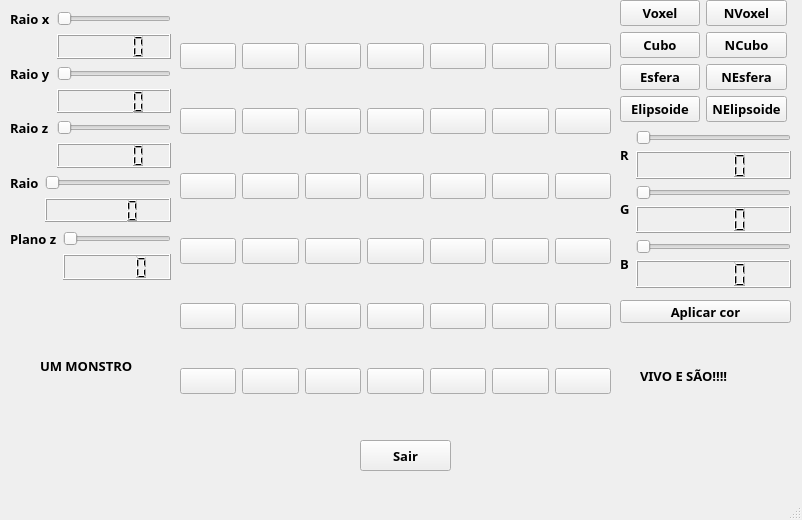
<?xml version="1.0" encoding="UTF-8"?>
<ui version="4.0">
 <class>MainWindow</class>
 <widget class="QMainWindow" name="MainWindow">
  <property name="geometry">
   <rect>
    <x>0</x>
    <y>0</y>
    <width>802</width>
    <height>520</height>
   </rect>
  </property>
  <property name="font">
   <font>
    <family>Arial Black</family>
    <pointsize>10</pointsize>
    <weight>75</weight>
    <bold>true</bold>
   </font>
  </property>
  <property name="windowTitle">
   <string>MainWindow</string>
  </property>
  <widget class="QWidget" name="centralwidget">
   <widget class="QPushButton" name="ButtonQuit">
    <property name="geometry">
     <rect>
      <x>360</x>
      <y>440</y>
      <width>91</width>
      <height>31</height>
     </rect>
    </property>
    <property name="text">
     <string>Sair</string>
    </property>
   </widget>
   <widget class="QPushButton" name="ButtonCor">
    <property name="geometry">
     <rect>
      <x>620</x>
      <y>300</y>
      <width>171</width>
      <height>23</height>
     </rect>
    </property>
    <property name="text">
     <string>Aplicar cor</string>
    </property>
   </widget>
   <widget class="QWidget" name="layoutWidget">
    <property name="geometry">
     <rect>
      <x>620</x>
      <y>0</y>
      <width>167</width>
      <height>124</height>
     </rect>
    </property>
    <layout class="QGridLayout" name="gridLayout">
     <item row="1" column="0">
      <widget class="QPushButton" name="Bcubo">
       <property name="text">
        <string>Cubo</string>
       </property>
      </widget>
     </item>
     <item row="1" column="1" colspan="2">
      <widget class="QPushButton" name="BNcubo">
       <property name="text">
        <string>NCubo</string>
       </property>
      </widget>
     </item>
     <item row="2" column="0">
      <widget class="QPushButton" name="Besfera">
       <property name="text">
        <string>Esfera</string>
       </property>
      </widget>
     </item>
     <item row="2" column="1" colspan="2">
      <widget class="QPushButton" name="BNesfera">
       <property name="text">
        <string>NEsfera</string>
       </property>
      </widget>
     </item>
     <item row="3" column="0">
      <widget class="QPushButton" name="Belipsoide">
       <property name="text">
        <string>Elipsoide</string>
       </property>
      </widget>
     </item>
     <item row="3" column="1" colspan="2">
      <widget class="QPushButton" name="BNelipsoide">
       <property name="text">
        <string>NElipsoide</string>
       </property>
      </widget>
     </item>
     <item row="0" column="0">
      <widget class="QPushButton" name="Bvoxel">
       <property name="text">
        <string>Voxel</string>
       </property>
      </widget>
     </item>
     <item row="0" column="1" colspan="2">
      <widget class="QPushButton" name="BNvoxel">
       <property name="text">
        <string>NVoxel</string>
       </property>
      </widget>
     </item>
    </layout>
   </widget>
   <widget class="QWidget" name="layoutWidget">
    <property name="geometry">
     <rect>
      <x>620</x>
      <y>130</y>
      <width>171</width>
      <height>158</height>
     </rect>
    </property>
    <layout class="QGridLayout" name="gridLayout_2">
     <item row="0" column="1">
      <widget class="QSlider" name="SliderR">
       <property name="minimum">
        <number>1</number>
       </property>
       <property name="maximum">
        <number>100</number>
       </property>
       <property name="orientation">
        <enum>Qt::Horizontal</enum>
       </property>
      </widget>
     </item>
     <item row="1" column="1">
      <widget class="QLCDNumber" name="lcdNumber"/>
     </item>
     <item row="2" column="0" rowspan="2">
      <widget class="QLabel" name="labelG">
       <property name="text">
        <string>G</string>
       </property>
      </widget>
     </item>
     <item row="2" column="1">
      <widget class="QSlider" name="SliderG">
       <property name="minimum">
        <number>1</number>
       </property>
       <property name="maximum">
        <number>100</number>
       </property>
       <property name="orientation">
        <enum>Qt::Horizontal</enum>
       </property>
      </widget>
     </item>
     <item row="3" column="1">
      <widget class="QLCDNumber" name="lcdNumber_2"/>
     </item>
     <item row="4" column="1">
      <widget class="QSlider" name="SliderB">
       <property name="minimum">
        <number>1</number>
       </property>
       <property name="maximum">
        <number>100</number>
       </property>
       <property name="orientation">
        <enum>Qt::Horizontal</enum>
       </property>
      </widget>
     </item>
     <item row="5" column="1">
      <widget class="QLCDNumber" name="lcdNumber_3"/>
     </item>
     <item row="0" column="0" rowspan="2">
      <widget class="QLabel" name="labelR">
       <property name="text">
        <string>R</string>
       </property>
      </widget>
     </item>
     <item row="4" column="0" rowspan="2">
      <widget class="QLabel" name="labelB">
       <property name="text">
        <string>B</string>
       </property>
      </widget>
     </item>
    </layout>
   </widget>
   <widget class="QWidget" name="layoutWidget">
    <property name="geometry">
     <rect>
      <x>10</x>
      <y>10</y>
      <width>161</width>
      <height>212</height>
     </rect>
    </property>
    <layout class="QGridLayout" name="gridLayout_3">
     <item row="0" column="2">
      <widget class="QSlider" name="SliderX">
       <property name="minimum">
        <number>1</number>
       </property>
       <property name="maximum">
        <number>7</number>
       </property>
       <property name="orientation">
        <enum>Qt::Horizontal</enum>
       </property>
      </widget>
     </item>
     <item row="1" column="2">
      <widget class="QLCDNumber" name="lcdNumber_4"/>
     </item>
     <item row="2" column="0" colspan="2">
      <widget class="QLabel" name="labelG_2">
       <property name="text">
        <string>Raio y</string>
       </property>
      </widget>
     </item>
     <item row="2" column="2">
      <widget class="QSlider" name="SliderY">
       <property name="minimum">
        <number>1</number>
       </property>
       <property name="maximum">
        <number>7</number>
       </property>
       <property name="orientation">
        <enum>Qt::Horizontal</enum>
       </property>
      </widget>
     </item>
     <item row="3" column="2">
      <widget class="QLCDNumber" name="lcdNumber_5"/>
     </item>
     <item row="4" column="0" colspan="2">
      <widget class="QLabel" name="labelB_2">
       <property name="text">
        <string>Raio z</string>
       </property>
      </widget>
     </item>
     <item row="4" column="2">
      <widget class="QSlider" name="SliderZ">
       <property name="minimum">
        <number>1</number>
       </property>
       <property name="maximum">
        <number>7</number>
       </property>
       <property name="orientation">
        <enum>Qt::Horizontal</enum>
       </property>
      </widget>
     </item>
     <item row="5" column="2">
      <widget class="QLCDNumber" name="lcdNumber_6"/>
     </item>
     <item row="6" column="0">
      <widget class="QLabel" name="labelB_3">
       <property name="text">
        <string>Raio</string>
       </property>
      </widget>
     </item>
     <item row="6" column="1" colspan="2">
      <widget class="QSlider" name="SliderR2">
       <property name="minimum">
        <number>1</number>
       </property>
       <property name="maximum">
        <number>7</number>
       </property>
       <property name="orientation">
        <enum>Qt::Horizontal</enum>
       </property>
      </widget>
     </item>
     <item row="7" column="1" colspan="2">
      <widget class="QLCDNumber" name="lcdNumber_7"/>
     </item>
     <item row="0" column="0" colspan="2">
      <widget class="QLabel" name="labelR_2">
       <property name="text">
        <string>Raio x</string>
       </property>
      </widget>
     </item>
    </layout>
   </widget>
   <widget class="QWidget" name="layoutWidget">
    <property name="geometry">
     <rect>
      <x>10</x>
      <y>230</y>
      <width>161</width>
      <height>50</height>
     </rect>
    </property>
    <layout class="QGridLayout" name="gridLayout_4">
     <item row="0" column="0">
      <widget class="QLabel" name="labelR_3">
       <property name="text">
        <string>Plano z</string>
       </property>
      </widget>
     </item>
     <item row="0" column="1">
      <widget class="QSlider" name="SliderPZ">
       <property name="minimum">
        <number>1</number>
       </property>
       <property name="maximum">
        <number>7</number>
       </property>
       <property name="orientation">
        <enum>Qt::Horizontal</enum>
       </property>
      </widget>
     </item>
     <item row="1" column="1">
      <widget class="QLCDNumber" name="lcdNumber_8"/>
     </item>
    </layout>
   </widget>
   <widget class="QWidget" name="layoutWidget">
    <property name="geometry">
     <rect>
      <x>180</x>
      <y>10</y>
      <width>431</width>
      <height>421</height>
     </rect>
    </property>
    <layout class="QGridLayout" name="gridLayout_5">
     <item row="0" column="0">
      <widget class="QPushButton" name="b1">
       <property name="text">
        <string/>
       </property>
      </widget>
     </item>
     <item row="0" column="1">
      <widget class="QPushButton" name="b2">
       <property name="text">
        <string/>
       </property>
      </widget>
     </item>
     <item row="1" column="3">
      <widget class="QPushButton" name="b11">
       <property name="text">
        <string/>
       </property>
      </widget>
     </item>
     <item row="2" column="4">
      <widget class="QPushButton" name="b19">
       <property name="text">
        <string/>
       </property>
      </widget>
     </item>
     <item row="4" column="1">
      <widget class="QPushButton" name="b30">
       <property name="text">
        <string/>
       </property>
      </widget>
     </item>
     <item row="1" column="2">
      <widget class="QPushButton" name="b10">
       <property name="text">
        <string/>
       </property>
      </widget>
     </item>
     <item row="1" column="6">
      <widget class="QPushButton" name="b14">
       <property name="text">
        <string/>
       </property>
      </widget>
     </item>
     <item row="5" column="0">
      <widget class="QPushButton" name="b36">
       <property name="text">
        <string/>
       </property>
      </widget>
     </item>
     <item row="3" column="2">
      <widget class="QPushButton" name="b24">
       <property name="text">
        <string/>
       </property>
      </widget>
     </item>
     <item row="1" column="1">
      <widget class="QPushButton" name="b9">
       <property name="text">
        <string/>
       </property>
      </widget>
     </item>
     <item row="0" column="4">
      <widget class="QPushButton" name="b5">
       <property name="text">
        <string/>
       </property>
      </widget>
     </item>
     <item row="2" column="3">
      <widget class="QPushButton" name="b18">
       <property name="text">
        <string/>
       </property>
      </widget>
     </item>
     <item row="2" column="5">
      <widget class="QPushButton" name="b20">
       <property name="text">
        <string/>
       </property>
      </widget>
     </item>
     <item row="3" column="5">
      <widget class="QPushButton" name="b27">
       <property name="text">
        <string/>
       </property>
      </widget>
     </item>
     <item row="5" column="3">
      <widget class="QPushButton" name="b39">
       <property name="text">
        <string/>
       </property>
      </widget>
     </item>
     <item row="1" column="0">
      <widget class="QPushButton" name="b8">
       <property name="text">
        <string/>
       </property>
      </widget>
     </item>
     <item row="3" column="6">
      <widget class="QPushButton" name="b28">
       <property name="text">
        <string/>
       </property>
      </widget>
     </item>
     <item row="0" column="2">
      <widget class="QPushButton" name="b3">
       <property name="text">
        <string/>
       </property>
      </widget>
     </item>
     <item row="3" column="4">
      <widget class="QPushButton" name="b26">
       <property name="text">
        <string/>
       </property>
      </widget>
     </item>
     <item row="2" column="1">
      <widget class="QPushButton" name="b16">
       <property name="text">
        <string/>
       </property>
      </widget>
     </item>
     <item row="3" column="0">
      <widget class="QPushButton" name="b22">
       <property name="text">
        <string/>
       </property>
      </widget>
     </item>
     <item row="4" column="2">
      <widget class="QPushButton" name="b31">
       <property name="text">
        <string/>
       </property>
      </widget>
     </item>
     <item row="5" column="4">
      <widget class="QPushButton" name="b40">
       <property name="text">
        <string/>
       </property>
      </widget>
     </item>
     <item row="2" column="0">
      <widget class="QPushButton" name="b15">
       <property name="text">
        <string/>
       </property>
      </widget>
     </item>
     <item row="0" column="6">
      <widget class="QPushButton" name="b7">
       <property name="text">
        <string/>
       </property>
      </widget>
     </item>
     <item row="3" column="3">
      <widget class="QPushButton" name="b25">
       <property name="text">
        <string/>
       </property>
      </widget>
     </item>
     <item row="4" column="3">
      <widget class="QPushButton" name="b32">
       <property name="text">
        <string/>
       </property>
      </widget>
     </item>
     <item row="1" column="4">
      <widget class="QPushButton" name="b12">
       <property name="text">
        <string/>
       </property>
      </widget>
     </item>
     <item row="4" column="5">
      <widget class="QPushButton" name="b34">
       <property name="text">
        <string/>
       </property>
      </widget>
     </item>
     <item row="0" column="3">
      <widget class="QPushButton" name="b4">
       <property name="text">
        <string/>
       </property>
      </widget>
     </item>
     <item row="4" column="4">
      <widget class="QPushButton" name="b33">
       <property name="text">
        <string/>
       </property>
      </widget>
     </item>
     <item row="1" column="5">
      <widget class="QPushButton" name="b13">
       <property name="text">
        <string/>
       </property>
      </widget>
     </item>
     <item row="2" column="6">
      <widget class="QPushButton" name="b21">
       <property name="text">
        <string/>
       </property>
      </widget>
     </item>
     <item row="3" column="1">
      <widget class="QPushButton" name="b23">
       <property name="text">
        <string/>
       </property>
      </widget>
     </item>
     <item row="5" column="6">
      <widget class="QPushButton" name="b42">
       <property name="text">
        <string/>
       </property>
      </widget>
     </item>
     <item row="5" column="2">
      <widget class="QPushButton" name="b38">
       <property name="text">
        <string/>
       </property>
      </widget>
     </item>
     <item row="2" column="2">
      <widget class="QPushButton" name="b17">
       <property name="text">
        <string/>
       </property>
      </widget>
     </item>
     <item row="5" column="1">
      <widget class="QPushButton" name="b37">
       <property name="text">
        <string/>
       </property>
      </widget>
     </item>
     <item row="4" column="6">
      <widget class="QPushButton" name="b35">
       <property name="text">
        <string/>
       </property>
      </widget>
     </item>
     <item row="0" column="5">
      <widget class="QPushButton" name="b6">
       <property name="text">
        <string/>
       </property>
      </widget>
     </item>
     <item row="4" column="0">
      <widget class="QPushButton" name="b29">
       <property name="text">
        <string/>
       </property>
      </widget>
     </item>
     <item row="5" column="5">
      <widget class="QPushButton" name="b41">
       <property name="text">
        <string/>
       </property>
      </widget>
     </item>
    </layout>
   </widget>
   <widget class="QLabel" name="label">
    <property name="geometry">
     <rect>
      <x>40</x>
      <y>290</y>
      <width>101</width>
      <height>151</height>
     </rect>
    </property>
    <property name="text">
     <string>UM MONSTRO</string>
    </property>
   </widget>
   <widget class="QLabel" name="label_2">
    <property name="geometry">
     <rect>
      <x>640</x>
      <y>330</y>
      <width>101</width>
      <height>91</height>
     </rect>
    </property>
    <property name="text">
     <string>VIVO E SÃO!!!!</string>
    </property>
   </widget>
  </widget>
  <widget class="QMenuBar" name="menubar">
   <property name="geometry">
    <rect>
     <x>0</x>
     <y>0</y>
     <width>802</width>
     <height>24</height>
    </rect>
   </property>
  </widget>
  <widget class="QStatusBar" name="statusbar"/>
 </widget>
 <resources/>
 <connections>
  <connection>
   <sender>SliderR</sender>
   <signal>valueChanged(int)</signal>
   <receiver>lcdNumber</receiver>
   <slot>display(int)</slot>
   <hints>
    <hint type="sourcelabel">
     <x>691</x>
     <y>169</y>
    </hint>
    <hint type="destinationlabel">
     <x>707</x>
     <y>196</y>
    </hint>
   </hints>
  </connection>
  <connection>
   <sender>SliderG</sender>
   <signal>valueChanged(int)</signal>
   <receiver>lcdNumber_2</receiver>
   <slot>display(int)</slot>
   <hints>
    <hint type="sourcelabel">
     <x>653</x>
     <y>218</y>
    </hint>
    <hint type="destinationlabel">
     <x>669</x>
     <y>243</y>
    </hint>
   </hints>
  </connection>
  <connection>
   <sender>SliderB</sender>
   <signal>valueChanged(int)</signal>
   <receiver>lcdNumber_3</receiver>
   <slot>display(int)</slot>
   <hints>
    <hint type="sourcelabel">
     <x>672</x>
     <y>273</y>
    </hint>
    <hint type="destinationlabel">
     <x>683</x>
     <y>298</y>
    </hint>
   </hints>
  </connection>
  <connection>
   <sender>SliderX</sender>
   <signal>valueChanged(int)</signal>
   <receiver>lcdNumber_4</receiver>
   <slot>display(int)</slot>
   <hints>
    <hint type="sourcelabel">
     <x>87</x>
     <y>44</y>
    </hint>
    <hint type="destinationlabel">
     <x>101</x>
     <y>66</y>
    </hint>
   </hints>
  </connection>
  <connection>
   <sender>SliderY</sender>
   <signal>valueChanged(int)</signal>
   <receiver>lcdNumber_5</receiver>
   <slot>display(int)</slot>
   <hints>
    <hint type="sourcelabel">
     <x>85</x>
     <y>102</y>
    </hint>
    <hint type="destinationlabel">
     <x>92</x>
     <y>125</y>
    </hint>
   </hints>
  </connection>
  <connection>
   <sender>SliderZ</sender>
   <signal>valueChanged(int)</signal>
   <receiver>lcdNumber_6</receiver>
   <slot>display(int)</slot>
   <hints>
    <hint type="sourcelabel">
     <x>76</x>
     <y>156</y>
    </hint>
    <hint type="destinationlabel">
     <x>84</x>
     <y>182</y>
    </hint>
   </hints>
  </connection>
  <connection>
   <sender>SliderR2</sender>
   <signal>valueChanged(int)</signal>
   <receiver>lcdNumber_7</receiver>
   <slot>display(int)</slot>
   <hints>
    <hint type="sourcelabel">
     <x>63</x>
     <y>198</y>
    </hint>
    <hint type="destinationlabel">
     <x>65</x>
     <y>231</y>
    </hint>
   </hints>
  </connection>
  <connection>
   <sender>SliderPZ</sender>
   <signal>valueChanged(int)</signal>
   <receiver>lcdNumber_8</receiver>
   <slot>display(int)</slot>
   <hints>
    <hint type="sourcelabel">
     <x>111</x>
     <y>257</y>
    </hint>
    <hint type="destinationlabel">
     <x>122</x>
     <y>287</y>
    </hint>
   </hints>
  </connection>
 </connections>
 <slots>
  <slot>ppbox()</slot>
  <slot>ccbox()</slot>
  <slot>ppsphere()</slot>
  <slot>ccsphere()</slot>
  <slot>ppellipse()</slot>
  <slot>ccellipse()</slot>
 </slots>
</ui>
